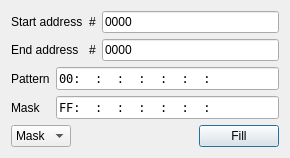
<?xml version="1.0" encoding="UTF-8"?>
<ui version="4.0">
 <class>Filler</class>
 <widget class="QDialog" name="Filler">
  <property name="windowModality">
   <enum>Qt::WindowModal</enum>
  </property>
  <property name="geometry">
   <rect>
    <x>0</x>
    <y>0</y>
    <width>290</width>
    <height>157</height>
   </rect>
  </property>
  <property name="windowTitle">
   <string>Memory Filler</string>
  </property>
  <layout class="QVBoxLayout" name="verticalLayout">
   <item>
    <layout class="QGridLayout" name="gridLayout">
     <item row="0" column="2">
      <widget class="xHexSpin" name="leStartHex">
       <property name="inputMask">
        <string>HHHH</string>
       </property>
       <property name="text">
        <string>0000</string>
       </property>
      </widget>
     </item>
     <item row="1" column="2">
      <widget class="xHexSpin" name="leEndHex">
       <property name="inputMask">
        <string>HHHH</string>
       </property>
       <property name="text">
        <string>0000</string>
       </property>
      </widget>
     </item>
     <item row="1" column="0">
      <widget class="QLabel" name="label_2">
       <property name="text">
        <string>End address</string>
       </property>
      </widget>
     </item>
     <item row="0" column="0">
      <widget class="QLabel" name="label">
       <property name="text">
        <string>Start address</string>
       </property>
      </widget>
     </item>
     <item row="0" column="1">
      <widget class="QLabel" name="label_5">
       <property name="text">
        <string>#</string>
       </property>
      </widget>
     </item>
     <item row="1" column="1">
      <widget class="QLabel" name="label_6">
       <property name="text">
        <string>#</string>
       </property>
      </widget>
     </item>
    </layout>
   </item>
   <item>
    <layout class="QGridLayout" name="gridLayout_2">
     <item row="0" column="0">
      <widget class="QLabel" name="label_3">
       <property name="text">
        <string>Pattern</string>
       </property>
      </widget>
     </item>
     <item row="0" column="1">
      <widget class="QLineEdit" name="leBytes">
       <property name="font">
        <font>
         <family>DejaVu Sans Mono</family>
        </font>
       </property>
       <property name="inputMask">
        <string>HH:hh:hh:hh:hh:hh:hh:hh</string>
       </property>
       <property name="text">
        <string>00:::::::</string>
       </property>
      </widget>
     </item>
     <item row="1" column="0">
      <widget class="QLabel" name="label_4">
       <property name="text">
        <string>Mask</string>
       </property>
      </widget>
     </item>
     <item row="1" column="1">
      <widget class="QLineEdit" name="leMask">
       <property name="font">
        <font>
         <family>DejaVu Sans Mono</family>
        </font>
       </property>
       <property name="inputMask">
        <string>HH:hh:hh:hh:hh:hh:hh:hh</string>
       </property>
       <property name="text">
        <string>FF:::::::</string>
       </property>
      </widget>
     </item>
    </layout>
   </item>
   <item>
    <layout class="QHBoxLayout" name="horizontalLayout">
     <item>
      <widget class="QComboBox" name="cbMethod">
       <item>
        <property name="text">
         <string>Mask</string>
        </property>
       </item>
       <item>
        <property name="text">
         <string>Put</string>
        </property>
       </item>
       <item>
        <property name="text">
         <string>Or</string>
        </property>
       </item>
       <item>
        <property name="text">
         <string>And</string>
        </property>
       </item>
       <item>
        <property name="text">
         <string>Xor</string>
        </property>
       </item>
      </widget>
     </item>
     <item>
      <spacer name="horizontalSpacer">
       <property name="orientation">
        <enum>Qt::Horizontal</enum>
       </property>
       <property name="sizeHint" stdset="0">
        <size>
         <width>40</width>
         <height>20</height>
        </size>
       </property>
      </spacer>
     </item>
     <item>
      <widget class="QPushButton" name="pbFill">
       <property name="text">
        <string>Fill</string>
       </property>
       <property name="icon">
        <iconset resource="../xpeccy.qrc">
         <normaloff>:/images/fill.png</normaloff>:/images/fill.png</iconset>
       </property>
      </widget>
     </item>
    </layout>
   </item>
  </layout>
 </widget>
 <customwidgets>
  <customwidget>
   <class>xHexSpin</class>
   <extends>QLineEdit</extends>
   <header location="global">stdlib.h</header>
  </customwidget>
 </customwidgets>
 <resources>
  <include location="../xpeccy.qrc"/>
 </resources>
 <connections/>
</ui>
